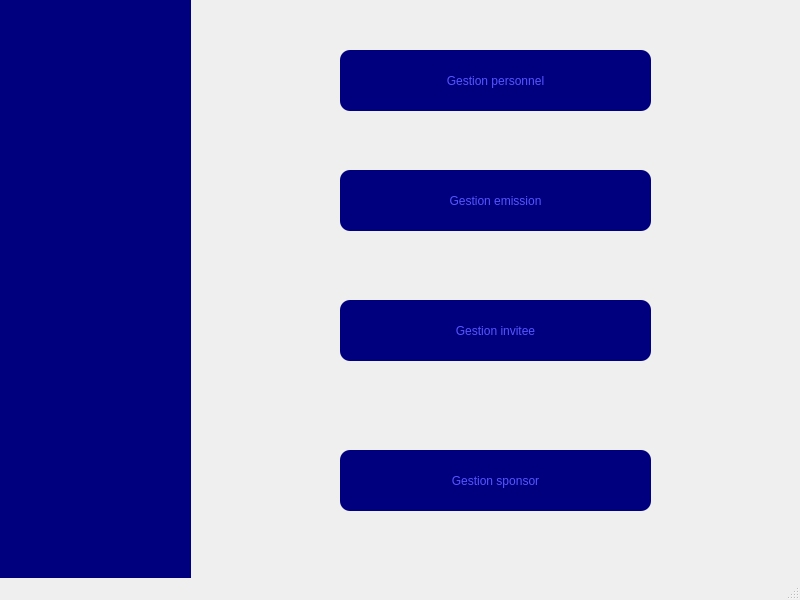
<?xml version="1.0" encoding="UTF-8"?>
<ui version="4.0">
 <class>menu</class>
 <widget class="QMainWindow" name="menu">
  <property name="geometry">
   <rect>
    <x>0</x>
    <y>0</y>
    <width>800</width>
    <height>600</height>
   </rect>
  </property>
  <property name="windowTitle">
   <string>MainWindow</string>
  </property>
  <property name="iconSize">
   <size>
    <width>2</width>
    <height>2</height>
   </size>
  </property>
  <widget class="QWidget" name="centralwidget">
   <widget class="QPushButton" name="pushButton">
    <property name="geometry">
     <rect>
      <x>340</x>
      <y>50</y>
      <width>311</width>
      <height>61</height>
     </rect>
    </property>
    <property name="styleSheet">
     <string notr="true">QPushButton{
	border-radius:10px;
	background-color: rgb(0, 0, 127);
	color: rgb(85, 85, 255);
 font: bold, &quot;Comic Sans MS&quot;;


}

QPushButton:hover{

	
	color: rgb(85, 10, 255);

}</string>
    </property>
    <property name="text">
     <string>Gestion personnel</string>
    </property>
   </widget>
   <widget class="QPushButton" name="pushButton_2">
    <property name="geometry">
     <rect>
      <x>340</x>
      <y>170</y>
      <width>311</width>
      <height>61</height>
     </rect>
    </property>
    <property name="styleSheet">
     <string notr="true">QPushButton{
	border-radius:10px;
	background-color: rgb(0, 0, 127);
	color: rgb(85, 85, 255);
 font: bold, &quot;Comic Sans MS&quot;;


}

QPushButton:hover{

	
	color: rgb(85, 10, 255);

}</string>
    </property>
    <property name="text">
     <string>Gestion emission</string>
    </property>
   </widget>
   <widget class="QLabel" name="label">
    <property name="geometry">
     <rect>
      <x>0</x>
      <y>0</y>
      <width>191</width>
      <height>581</height>
     </rect>
    </property>
    <property name="font">
     <font>
      <family>MS Serif</family>
      <pointsize>9</pointsize>
      <stylestrategy>PreferAntialias</stylestrategy>
     </font>
    </property>
    <property name="cursor">
     <cursorShape>UpArrowCursor</cursorShape>
    </property>
    <property name="mouseTracking">
     <bool>true</bool>
    </property>
    <property name="contextMenuPolicy">
     <enum>Qt::DefaultContextMenu</enum>
    </property>
    <property name="toolTipDuration">
     <number>3</number>
    </property>
    <property name="styleSheet">
     <string notr="true">background-color: rgb(0, 0, 127);</string>
    </property>
    <property name="text">
     <string/>
    </property>
   </widget>
   <widget class="QPushButton" name="pushButton_3">
    <property name="geometry">
     <rect>
      <x>340</x>
      <y>300</y>
      <width>311</width>
      <height>61</height>
     </rect>
    </property>
    <property name="styleSheet">
     <string notr="true">QPushButton{
	border-radius:10px;
	background-color: rgb(0, 0, 127);
	color: rgb(85, 85, 255);
 font: bold, &quot;Comic Sans MS&quot;;


}

QPushButton:hover{

	
	color: rgb(85, 10, 255);

}</string>
    </property>
    <property name="text">
     <string>Gestion invitee</string>
    </property>
   </widget>
   <widget class="QPushButton" name="pushButton_4">
    <property name="geometry">
     <rect>
      <x>340</x>
      <y>450</y>
      <width>311</width>
      <height>61</height>
     </rect>
    </property>
    <property name="styleSheet">
     <string notr="true">QPushButton{
	border-radius:10px;
	background-color: rgb(0, 0, 127);
	color: rgb(85, 85, 255);
 font: bold, &quot;Comic Sans MS&quot;;


}

QPushButton:hover{

	
	color: rgb(85, 10, 255);

}</string>
    </property>
    <property name="text">
     <string>Gestion sponsor</string>
    </property>
   </widget>
   <widget class="QLabel" name="label_2">
    <property name="geometry">
     <rect>
      <x>50</x>
      <y>60</y>
      <width>47</width>
      <height>91</height>
     </rect>
    </property>
    <property name="text">
     <string/>
    </property>
   </widget>
   <zorder>label_2</zorder>
   <zorder>pushButton</zorder>
   <zorder>pushButton_2</zorder>
   <zorder>label</zorder>
   <zorder>pushButton_3</zorder>
   <zorder>pushButton_4</zorder>
  </widget>
  <widget class="QMenuBar" name="menubar">
   <property name="geometry">
    <rect>
     <x>0</x>
     <y>0</y>
     <width>800</width>
     <height>22</height>
    </rect>
   </property>
  </widget>
  <widget class="QStatusBar" name="statusbar"/>
  <action name="actionlogo">
   <property name="icon">
    <iconset>
     <normaloff>../../resource/317813697_563136295647970_858488411380981763_n.png</normaloff>../../resource/317813697_563136295647970_858488411380981763_n.png</iconset>
   </property>
   <property name="text">
    <string>logo</string>
   </property>
  </action>
 </widget>
 <resources/>
 <connections/>
</ui>
